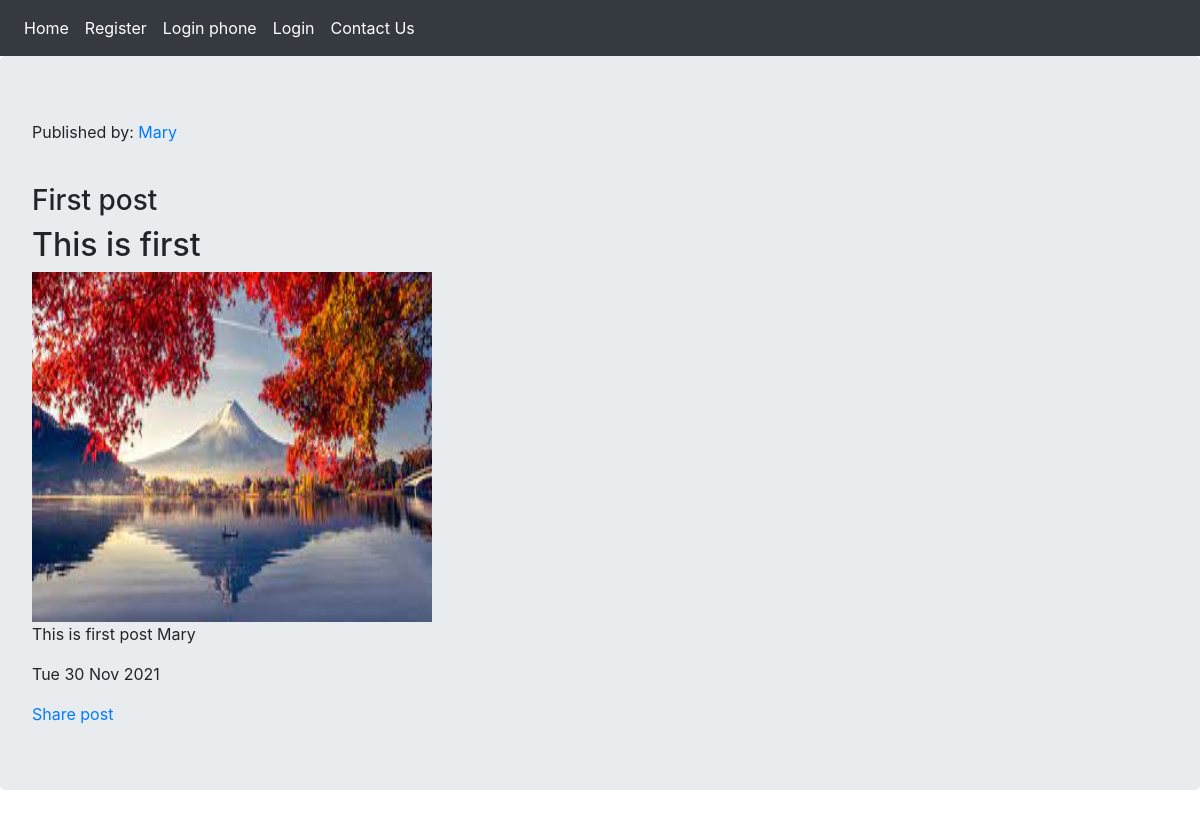
Screenshot of /post/7/ with the database file from the repository.
### blog/models.py (models this page shows, shortened)
class Post(models.Model):
    user = models.ForeignKey(User, on_delete=models.CASCADE)
    title = models.CharField(max_length=250)
    body = RichTextField()
    snippet = models.CharField(max_length=300)
    image = models.ImageField(upload_to='images/')
    publish = models.DateTimeField(default=timezone.now)
    created = models.DateTimeField(auto_now_add=True)
    updated = models.DateTimeField(auto_now=True)
    status = models.BooleanField(default=False)
    class Meta:
        ordering = ['-publish']

### accounts/models.py (models this page shows, shortened)
class User(AbstractBaseUser):
    username = models.CharField(max_length=50, unique=True)
    email = models.EmailField(max_length=255, unique=True, verbose_name='email address')
    full_name = models.CharField(max_length=255, blank=True, null=True)
    is_active = models.BooleanField(default=True)
    is_admin = models.BooleanField(default=False)
    objects = UserManager()
    USERNAME_FIELD = 'username'
    REQUIRED_FIELDS = ['email', 'full_name']
    def __str__(self):
        return self.username

### blog/views.py (the view)
# urls.py: path('post/<int:pk>/', views.PostDetail.as_view(), name='post_detail'),
class PostDetail(View):
    def get(self, request, pk):
        post = get_object_or_404(Post, pk=pk)
        return render(request, 'blog/post_detail.html', {'post':post})

### blog/templates/blog/post_detail.html (shortened to what this page needs)
{% extends 'base.html' %}
{% block content %}
    <p>Published by:<a href="{% url 'accounts:profile' post.user.id %}"> {{ post.user }}</a></p><br>
    <h3>{{ post.title }}</h3>
    <h2>{{ post.snippet }}</h2>
    <img src="{{ post.image.url }}" alt="" width="400" height="350">
    <p>{{  post.body|safe }}</p>
    <p>{{ post.publish|date:"D d M Y" }}</p>
    <a href="{% url 'blog:share_post' post.id %}">Share post</a>
{% endblock %}

### rows the page displays
Post: user "Mary", title "First post", snippet "This is first", image (picture), body "This is first post Mary", publish "Tue 30 Nov 2021"
